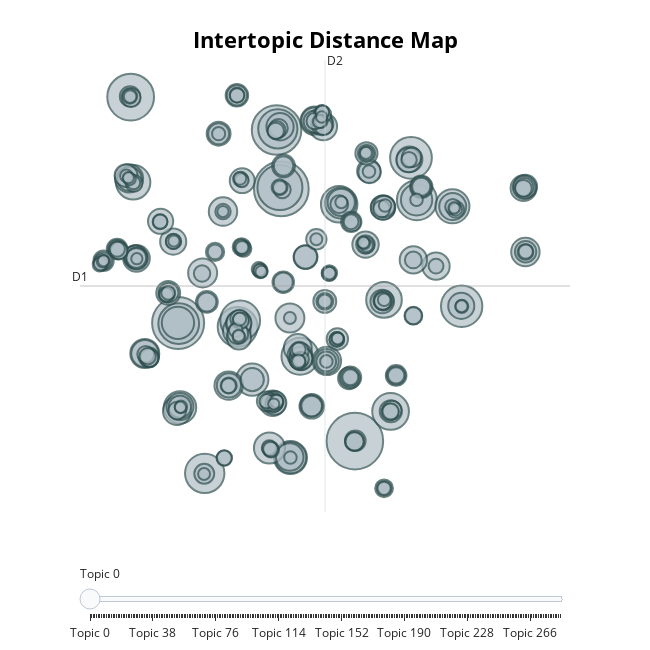

The code cell stored with this chart in its notebook:
### Markdown cell above
#### **TOPIC DISTANCE MAP** <a class="anchor" id="topic_distance"></a>

### Code cell
topic_model.visualize_topics(custom_labels=True)

### Figure 1 — Plotly figure (JSON) as saved in the notebook; plotly's stock layout.template omitted (floating-point values rounded to 4 significant figures; data arrays with more than 128 entries replaced by an {"elided": "..."} marker saying what was removed)
{"data": [{"customdata": {"elided": "285x3 mixed values"}, "hovertemplate": "<b>Topic %{customdata[0]}</b><br>%{customdata[1]}<br>Size: %{customdata[2]}", "legendgroup": "", "marker": {"color": "#B0BEC5", "line": {"color": "DarkSlateGrey", "width": 2}, "size": {"elided": "285 int values"}, "sizemode": "area", "sizeref": 0.1263, "symbol": "circle"}, "mode": "markers", "name": "", "orientation": "v", "showlegend": false, "type": "scatter", "x": {"elided": "285 float values"}, "xaxis": "x", "y": {"elided": "285 float values"}, "yaxis": "y"}], "layout": {"annotations": [{"showarrow": false, "text": "D1", "x": -11.41, "y": 3.567, "yshift": 10}, {"showarrow": false, "text": "D2", "x": 7.169, "xshift": 10, "y": 21.6}], "height": 650, "hoverlabel": {"bgcolor": "white", "font": {"family": "Rockwell", "size": 16}}, "legend": {"itemsizing": "constant", "tracegroupgap": 0}, "margin": {"t": 60}, "shapes": [{"line": {"color": "#CFD8DC", "width": 2}, "type": "line", "x0": 7.169, "x1": 7.169, "y0": -14.46, "y1": 21.6}, {"line": {"color": "#9E9E9E", "width": 2}, "type": "line", "x0": -11.41, "x1": 25.75, "y0": 3.567, "y1": 3.567}], "sliders": [{"active": 0, "pad": {"t": 50}, "steps": [{"args": [{"marker.color": {"elided": "1x285 str values"}}], "label": "Topic 0", "method": "update"}, {"args": [{"marker.color": {"elided": "1x285 str values"}}], "label": "Topic 1", "method": "update"}, {"args": [{"marker.color": {"elided": "1x285 str values"}}], "label": "Topic 2", "method": "update"}, {"args": [{"marker.color": {"elided": "1x285 str values"}}], "label": "Topic 3", "method": "update"}, {"args": [{"marker.color": {"elided": "1x285 str values"}}], "label": "Topic 4", "method": "update"}, {"args": [{"marker.color": {"elided": "1x285 str values"}}], "label": "Topic 5", "method": "update"}, {"args": [{"marker.color": {"elided": "1x285 str values"}}], "label": "Topic 6", "method": "update"}, {"args": [{"marker.color": {"elided": "1x285 str values"}}], "label": "Topic 7", "method": "update"}, {"args": [{"marker.color": {"elided": "1x285 str values"}}], "label": "Topic 8", "method": "update"}, {"args": [{"marker.color": {"elided": "1x285 str values"}}], "label": "Topic 9", "method": "update"}, {"args": [{"marker.color": {"elided": "1x285 str values"}}], "label": "Topic 10", "method": "update"}, {"args": [{"marker.color": {"elided": "1x285 str values"}}], "label": "Topic 11", "method": "update"}, {"args": [{"marker.color": {"elided": "1x285 str values"}}], "label": "Topic 12", "method": "update"}, {"args": [{"marker.color": {"elided": "1x285 str values"}}], "label": "Topic 13", "method": "update"}, {"args": [{"marker.color": {"elided": "1x285 str values"}}], "label": "Topic 14", "method": "update"}, {"args": [{"marker.color": {"elided": "1x285 str values"}}], "label": "Topic 15", "method": "update"}, {"args": [{"marker.color": {"elided": "1x285 str values"}}], "label": "Topic 16", "method": "update"}, {"args": [{"marker.color": {"elided": "1x285 str values"}}], "label": "Topic 17", "method": "update"}, {"args": [{"marker.color": {"elided": "1x285 str values"}}], "label": "Topic 18", "method": "update"}, {"args": [{"marker.color": {"elided": "1x285 str values"}}], "label": "Topic 19", "method": "update"}, {"args": [{"marker.color": {"elided": "1x285 str values"}}], "label": "Topic 20", "method": "update"}, {"args": [{"marker.color": {"elided": "1x285 str values"}}], "label": "Topic 21", "method": "update"}, {"args": [{"marker.color": {"elided": "1x285 str values"}}], "label": "Topic 22", "method": "update"}, {"args": [{"marker.color": {"elided": "1x285 str values"}}], "label": "Topic 23", "method": "update"}, {"args": [{"marker.color": {"elided": "1x285 str values"}}], "label": "Topic 24", "method": "update"}, {"args": [{"marker.color": {"elided": "1x285 str values"}}], "label": "Topic 25", "method": "update"}, {"args": [{"marker.color": {"elided": "1x285 str values"}}], "label": "Topic 26", "method": "update"}, {"args": [{"marker.color": {"elided": "1x285 str values"}}], "label": "Topic 27", "method": "update"}, {"args": [{"marker.color": {"elided": "1x285 str values"}}], "label": "Topic 28", "method": "update"}, {"args": [{"marker.color": {"elided": "1x285 str values"}}], "label": "Topic 29", "method": "update"}, {"args": [{"marker.color": {"elided": "1x285 str values"}}], "label": "Topic 30", "method": "update"}, {"args": [{"marker.color": {"elided": "1x285 str values"}}], "label": "Topic 31", "method": "update"}, {"args": [{"marker.color": {"elided": "1x285 str values"}}], "label": "Topic 32", "method": "update"}, {"args": [{"marker.color": {"elided": "1x285 str values"}}], "label": "Topic 33", "method": "update"}, {"args": [{"marker.color": {"elided": "1x285 str values"}}], "label": "Topic 34", "method": "update"}, {"args": [{"marker.color": {"elided": "1x285 str values"}}], "label": "Topic 35", "method": "update"}, {"args": [{"marker.color": {"elided": "1x285 str values"}}], "label": "Topic 36", "method": "update"}, {"args": [{"marker.color": {"elided": "1x285 str values"}}], "label": "Topic 37", "method": "update"}, {"args": [{"marker.color": {"elided": "1x285 str values"}}], "label": "Topic 38", "method": "update"}, {"args": [{"marker.color": {"elided": "1x285 str values"}}], "label": "Topic 39", "method": "update"}, {"args": [{"marker.color": {"elided": "1x285 str values"}}], "label": "Topic 40", "method": "update"}, {"args": [{"marker.color": {"elided": "1x285 str values"}}], "label": "Topic 41", "method": "update"}, {"args": [{"marker.color": {"elided": "1x285 str values"}}], "label": "Topic 42", "method": "update"}, {"args": [{"marker.color": {"elided": "1x285 str values"}}], "label": "Topic 43", "method": "update"}, {"args": [{"marker.color": {"elided": "1x285 str values"}}], "label": "Topic 44", "method": "update"}, {"args": [{"marker.color": {"elided": "1x285 str values"}}], "label": "Topic 45", "method": "update"}, {"args": [{"marker.color": {"elided": "1x285 str values"}}], "label": "Topic 46", "method": "update"}, {"args": [{"marker.color": {"elided": "1x285 str values"}}], "label": "Topic 47", "method": "update"}, {"args": [{"marker.color": {"elided": "1x285 str values"}}], "label": "Topic 48", "method": "update"}, {"args": [{"marker.color": {"elided": "1x285 str values"}}], "label": "Topic 49", "method": "update"}, {"args": [{"marker.color": {"elided": "1x285 str values"}}], "label": "Topic 50", "method": "update"}, {"args": [{"marker.color": {"elided": "1x285 str values"}}], "label": "Topic 51", "method": "update"}, {"args": [{"marker.color": {"elided": "1x285 str values"}}], "label": "Topic 52", "method": "update"}, {"args": [{"marker.color": {"elided": "1x285 str values"}}], "label": "Topic 53", "method": "update"}, {"args": [{"marker.color": {"elided": "1x285 str values"}}], "label": "Topic 54", "method": "update"}, {"args": [{"marker.color": {"elided": "1x285 str values"}}], "label": "Topic 55", "method": "update"}, {"args": [{"marker.color": {"elided": "1x285 str values"}}], "label": "Topic 56", "method": "update"}, {"args": [{"marker.color": {"elided": "1x285 str values"}}], "label": "Topic 57", "method": "update"}, {"args": [{"marker.color": {"elided": "1x285 str values"}}], "label": "Topic 58", "method": "update"}, {"args": [{"marker.color": {"elided": "1x285 str values"}}], "label": "Topic 59", "method": "update"}, {"args": [{"marker.color": {"elided": "1x285 str values"}}], "label": "Topic 60", "method": "update"}, {"args": [{"marker.color": {"elided": "1x285 str values"}}], "label": "Topic 61", "method": "update"}, {"args": [{"marker.color": {"elided": "1x285 str values"}}], "label": "Topic 62", "method": "update"}, {"args": [{"marker.color": {"elided": "1x285 str values"}}], "label": "Topic 63", "method": "update"}, {"args": [{"marker.color": {"elided": "1x285 str values"}}], "label": "Topic 64", "method": "update"}, {"args": [{"marker.color": {"elided": "1x285 str values"}}], "label": "Topic 65", "method": "update"}, {"args": [{"marker.color": {"elided": "1x285 str values"}}], "label": "Topic 66", "method": "update"}, {"args": [{"marker.color": {"elided": "1x285 str values"}}], "label": "Topic 67", "method": "update"}, {"args": [{"marker.color": {"elided": "1x285 str values"}}], "label": "Topic 68", "method": "update"}, {"args": [{"marker.color": {"elided": "1x285 str values"}}], "label": "Topic 69", "method": "update"}, {"args": [{"marker.color": {"elided": "1x285 str values"}}], "label": "Topic 70", "method": "update"}, {"args": [{"marker.color": {"elided": "1x285 str values"}}], "label": "Topic 71", "method": "update"}, {"args": [{"marker.color": {"elided": "1x285 str values"}}], "label": "Topic 72", "method": "update"}, {"args": [{"marker.color": {"elided": "1x285 str values"}}], "label": "Topic 73", "method": "update"}, {"args": [{"marker.color": {"elided": "1x285 str values"}}], "label": "Topic 74", "method": "update"}, {"args": [{"marker.color": {"elided": "1x285 str values"}}], "label": "Topic 75", "method": "update"}, {"args": [{"marker.color": {"elided": "1x285 str values"}}], "label": "Topic 76", "method": "update"}, {"args": [{"marker.color": {"elided": "1x285 str values"}}], "label": "Topic 77", "method": "update"}, {"args": [{"marker.color": {"elided": "1x285 str values"}}], "label": "Topic 78", "method": "update"}, {"args": [{"marker.color": {"elided": "1x285 str values"}}], "label": "Topic 79", "method": "update"}, {"args": [{"marker.color": {"elided": "1x285 str values"}}], "label": "Topic 80", "method": "update"}, {"args": [{"marker.color": {"elided": "1x285 str values"}}], "label": "Topic 81", "method": "update"}, {"args": [{"marker.color": {"elided": "1x285 str values"}}], "label": "Topic 82", "method": "update"}, {"args": [{"marker.color": {"elided": "1x285 str values"}}], "label": "Topic 83", "method": "update"}, {"args": [{"marker.color": {"elided": "1x285 str values"}}], "label": "Topic 84", "method": "update"}, {"args": [{"marker.color": {"elided": "1x285 str values"}}], "label": "Topic 85", "method": "update"}, {"args": [{"marker.color": {"elided": "1x285 str values"}}], "label": "Topic 86", "method": "update"}, {"args": [{"marker.color": {"elided": "1x285 str values"}}], "label": "Topic 87", "method": "update"}, {"args": [{"marker.color": {"elided": "1x285 str values"}}], "label": "Topic 88", "method": "update"}, {"args": [{"marker.color": {"elided": "1x285 str values"}}], "label": "Topic 89", "method": "update"}, {"args": [{"marker.color": {"elided": "1x285 str values"}}], "label": "Topic 90", "method": "update"}, {"args": [{"marker.color": {"elided": "1x285 str values"}}], "label": "Topic 91", "method": "update"}, {"args": [{"marker.color": {"elided": "1x285 str values"}}], "label": "Topic 92", "method": "update"}, {"args": [{"marker.color": {"elided": "1x285 str values"}}], "label": "Topic 93", "method": "update"}, {"args": [{"marker.color": {"elided": "1x285 str values"}}], "label": "Topic 94", "method": "update"}, {"args": [{"marker.color": {"elided": "1x285 str values"}}], "label": "Topic 95", "method": "update"}, {"args": [{"marker.color": {"elided": "1x285 str values"}}], "label": "Topic 96", "method": "update"}, {"args": [{"marker.color": {"elided": "1x285 str values"}}], "label": "Topic 97", "method": "update"}, {"args": [{"marker.color": {"elided": "1x285 str values"}}], "label": "Topic 98", "method": "update"}, {"args": [{"marker.color": {"elided": "1x285 str values"}}], "label": "Topic 99", "method": "update"}, {"args": [{"marker.color": {"elided": "1x285 str values"}}], "label": "Topic 100", "method": "update"}, {"args": [{"marker.color": {"elided": "1x285 str values"}}], "label": "Topic 101", "method": "update"}, {"args": [{"marker.color": {"elided": "1x285 str values"}}], "label": "Topic 102", "method": "update"}, {"args": [{"marker.color": {"elided": "1x285 str values"}}], "label": "Topic 103", "method": "update"}, {"args": [{"marker.color": {"elided": "1x285 str values"}}], "label": "Topic 104", "method": "update"}, {"args": [{"marker.color": {"elided": "1x285 str values"}}], "label": "Topic 105", "method": "update"}, {"args": [{"marker.color": {"elided": "1x285 str values"}}], "label": "Topic 106", "method": "update"}, {"args": [{"marker.color": {"elided": "1x285 str values"}}], "label": "Topic 107", "method": "update"}, {"args": [{"marker.color": {"elided": "1x285 str values"}}], "label": "Topic 108", "method": "update"}, {"args": [{"marker.color": {"elided": "1x285 str values"}}], "label": "Topic 109", "method": "update"}, {"args": [{"marker.color": {"elided": "1x285 str values"}}], "label": "Topic 110", "method": "update"}, {"args": [{"marker.color": {"elided": "1x285 str values"}}], "label": "Topic 111", "method": "update"}, {"args": [{"marker.color": {"elided": "1x285 str values"}}], "label": "Topic 112", "method": "update"}, {"args": [{"marker.color": {"elided": "1x285 str values"}}], "label": "Topic 113", "method": "update"}, {"args": [{"marker.color": {"elided": "1x285 str values"}}], "label": "Topic 114", "method": "update"}, {"args": [{"marker.color": {"elided": "1x285 str values"}}], "label": "Topic 115", "method": "update"}, {"args": [{"marker.color": {"elided": "1x285 str values"}}], "label": "Topic 116", "method": "update"}, {"args": [{"marker.color": {"elided": "1x285 str values"}}], "label": "Topic 117", "method": "update"}, {"args": [{"marker.color": {"elided": "1x285 str values"}}], "label": "Topic 118", "method": "update"}, {"args": [{"marker.color": {"elided": "1x285 str values"}}], "label": "Topic 119", "method": "update"}, {"args": [{"marker.color": {"elided": "1x285 str values"}}], "label": "Topic 120", "method": "update"}, {"args": [{"marker.color": {"elided": "1x285 str values"}}], "label": "Topic 121", "method": "update"}, {"args": [{"marker.color": {"elided": "1x285 str values"}}], "label": "Topic 122", "method": "update"}, {"args": [{"marker.color": {"elided": "1x285 str values"}}], "label": "Topic 123", "method": "update"}, {"args": [{"marker.color": {"elided": "1x285 str values"}}], "label": "Topic 124", "method": "update"}, {"args": [{"marker.color": {"elided": "1x285 str values"}}], "label": "Topic 125", "method": "update"}, {"args": [{"marker.color": {"elided": "1x285 str values"}}], "label": "Topic 126", "method": "update"}, {"args": [{"marker.color": {"elided": "1x285 str values"}}], "label": "Topic 127", "method": "update"}, {"args": [{"marker.color": {"elided": "1x285 str values"}}], "label": "Topic 128", "method": "update"}, {"args": [{"marker.color": {"elided": "1x285 str values"}}], "label": "Topic 129", "method": "update"}, {"args": [{"marker.color": {"elided": "1x285 str values"}}], "label": "Topic 130", "method": "update"}, {"args": [{"marker.color": {"elided": "1x285 str values"}}], "label": "Topic 131", "method": "update"}, {"args": [{"marker.color": {"elided": "1x285 str values"}}], "label": "Topic 132", "method": "update"}, {"args": [{"marker.color": {"elided": "1x285 str values"}}], "label": "Topic 133", "method": "update"}, {"args": [{"marker.color": {"elided": "1x285 str values"}}], "label": "Topic 134", "method": "update"}, {"args": [{"marker.color": {"elided": "1x285 str values"}}], "label": "Topic 135", "method": "update"}, {"args": [{"marker.color": {"elided": "1x285 str values"}}], "label": "Topic 136", "method": "update"}, {"args": [{"marker.color": {"elided": "1x285 str values"}}], "label": "Topic 137", "method": "update"}, {"args": [{"marker.color": {"elided": "1x285 str values"}}], "label": "Topic 138", "method": "update"}, {"args": [{"marker.color": {"elided": "1x285 str values"}}], "label": "Topic 139", "method": "update"}, {"args": [{"marker.color": {"elided": "1x285 str values"}}], "label": "Topic 140", "method": "update"}, {"args": [{"marker.color": {"elided": "1x285 str values"}}], "label": "Topic 141", "method": "update"}, {"args": [{"marker.color": {"elided": "1x285 str values"}}], "label": "Topic 142", "method": "update"}, {"args": [{"marker.color": {"elided": "1x285 str values"}}], "label": "Topic 143", "method": "update"}, {"args": [{"marker.color": {"elided": "1x285 str values"}}], "label": "Topic 144", "method": "update"}, {"args": [{"marker.color": {"elided": "1x285 str values"}}], "label": "Topic 145", "method": "update"}, {"args": [{"marker.color": {"elided": "1x285 str values"}}], "label": "Topic 146", "method": "update"}, {"args": [{"marker.color": {"elided": "1x285 str values"}}], "label": "Topic 147", "method": "update"}, {"args": [{"marker.color": {"elided": "1x285 str values"}}], "label": "Topic 148", "method": "update"}, {"args": [{"marker.color": {"elided": "1x285 str values"}}], "label": "Topic 149", "method": "update"}, {"args": [{"marker.color": {"elided": "1x285 str values"}}], "label": "Topic 150", "method": "update"}, {"args": [{"marker.color": {"elided": "1x285 str values"}}], "label": "Topic 151", "method": "update"}, {"args": [{"marker.color": {"elided": "1x285 str values"}}], "label": "Topic 152", "method": "update"}, {"args": [{"marker.color": {"elided": "1x285 str values"}}], "label": "Topic 153", "method": "update"}, {"args": [{"marker.color": {"elided": "1x285 str values"}}], "label": "Topic 154", "method": "update"}, {"args": [{"marker.color": {"elided": "1x285 str values"}}], "label": "Topic 155", "method": "update"}, {"args": [{"marker.color": {"elided": "1x285 str values"}}], "label": "Topic 156", "method": "update"}, {"args": [{"marker.color": {"elided": "1x285 str values"}}], "label": "Topic 157", "method": "update"}, {"args": [{"marker.color": {"elided": "1x285 str values"}}], "label": "Topic 158", "method": "update"}, {"args": [{"marker.color": {"elided": "1x285 str values"}}], "label": "Topic 159", "method": "update"}, {"args": [{"marker.color": {"elided": "1x285 str values"}}], "label": "Topic 160", "method": "update"}, {"args": [{"marker.color": {"elided": "1x285 str values"}}], "label": "Topic 161", "method": "update"}, {"args": [{"marker.color": {"elided": "1x285 str values"}}], "label": "Topic 162", "method": "update"}, {"args": [{"marker.color": {"elided": "1x285 str values"}}], "label": "Topic 163", "method": "update"}, {"args": [{"marker.color": {"elided": "1x285 str values"}}], "label": "Topic 164", "method": "update"}, {"args": [{"marker.color": {"elided": "1x285 str values"}}], "label": "Topic 165", "method": "update"}, {"args": [{"marker.color": {"elided": "1x285 str values"}}], "label": "Topic 166", "method": "update"}, {"args": [{"marker.color": {"elided": "1x285 str values"}}], "label": "Topic 167", "method": "update"}, {"args": [{"marker.color": {"elided": "1x285 str values"}}], "label": "Topic 168", "method": "update"}, {"args": [{"marker.color": {"elided": "1x285 str values"}}], "label": "Topic 169", "method": "update"}, {"args": [{"marker.color": {"elided": "1x285 str values"}}], "label": "Topic 170", "method": "update"}, {"args": [{"marker.color": {"elided": "1x285 str values"}}], "label": "Topic 171", "method": "update"}, {"args": [{"marker.color": {"elided": "1x285 str values"}}], "label": "Topic 172", "method": "update"}, {"args": [{"marker.color": {"elided": "1x285 str values"}}], "label": "Topic 173", "method": "update"}, {"args": [{"marker.color": {"elided": "1x285 str values"}}], "label": "Topic 174", "method": "update"}, {"args": [{"marker.color": {"elided": "1x285 str values"}}], "label": "Topic 175", "method": "update"}, {"args": [{"marker.color": {"elided": "1x285 str values"}}], "label": "Topic 176", "method": "update"}, {"args": [{"marker.color": {"elided": "1x285 str values"}}], "label": "Topic 177", "method": "update"}, {"args": [{"marker.color": {"elided": "1x285 str values"}}], "label": "Topic 178", "method": "update"}, {"args": [{"marker.color": {"elided": "1x285 str values"}}], "label": "Topic 179", "method": "update"}, {"args": [{"marker.color": {"elided": "1x285 str values"}}], "label": "Topic 180", "method": "update"}, {"args": [{"marker.color": {"elided": "1x285 str values"}}], "label": "Topic 181", "method": "update"}, {"args": [{"marker.color": {"elided": "1x285 str values"}}], "label": "Topic 182", "method": "update"}, {"args": [{"marker.color": {"elided": "1x285 str values"}}], "label": "Topic 183", "method": "update"}, {"args": [{"marker.color": {"elided": "1x285 str values"}}], "label": "Topic 184", "method": "update"}, {"args": [{"marker.color": {"elided": "1x285 str values"}}], "label": "Topic 185", "method": "update"}, {"args": [{"marker.color": {"elided": "1x285 str values"}}], "label": "Topic 186", "method": "update"}, {"args": [{"marker.color": {"elided": "1x285 str values"}}], "label": "Topic 187", "method": "update"}, {"args": [{"marker.color": {"elided": "1x285 str values"}}], "label": "Topic 188", "method": "update"}, {"args": [{"marker.color": {"elided": "1x285 str values"}}], "label": "Topic 189", "method": "update"}, {"args": [{"marker.color": {"elided": "1x285 str values"}}], "label": "Topic 190", "method": "update"}, {"args": [{"marker.color": {"elided": "1x285 str values"}}], "label": "Topic 191", "method": "update"}, {"args": [{"marker.color": {"elided": "1x285 str values"}}], "label": "Topic 192", "method": "update"}, {"args": [{"marker.color": {"elided": "1x285 str values"}}], "label": "Topic 193", "method": "update"}, {"args": [{"marker.color": {"elided": "1x285 str values"}}], "label": "Topic 194", "method": "update"}, {"args": [{"marker.color": {"elided": "1x285 str values"}}], "label": "Topic 195", "method": "update"}, {"args": [{"marker.color": {"elided": "1x285 str values"}}], "label": "Topic 196", "method": "update"}, {"args": [{"marker.color": {"elided": "1x285 str values"}}], "label": "Topic 197", "method": "update"}, {"args": [{"marker.color": {"elided": "1x285 str values"}}], "label": "Topic 198", "method": "update"}, {"args": [{"marker.color": {"elided": "1x285 str values"}}], "label": "Topic 199", "method": "update"}, {"args": [{"marker.color": {"elided": "1x285 str values"}}], "label": "Topic 200", "method": "update"}, {"args": [{"marker.color": {"elided": "1x285 str values"}}], "label": "Topic 201", "method": "update"}, {"args": [{"marker.color": {"elided": "1x285 str values"}}], "label": "Topic 202", "method": "update"}, {"args": [{"marker.color": {"elided": "1x285 str values"}}], "label": "Topic 203", "method": "update"}, {"args": [{"marker.color": {"elided": "1x285 str values"}}], "label": "Topic 204", "method": "update"}, {"args": [{"marker.color": {"elided": "1x285 str values"}}], "label": "Topic 205", "method": "update"}, {"args": [{"marker.color": {"elided": "1x285 str values"}}], "label": "Topic 206", "method": "update"}, {"args": [{"marker.color": {"elided": "1x285 str values"}}], "label": "Topic 207", "method": "update"}, {"args": [{"marker.color": {"elided": "1x285 str values"}}], "label": "Topic 208", "method": "update"}, {"args": [{"marker.color": {"elided": "1x285 str values"}}], "label": "Topic 209", "method": "update"}, {"args": [{"marker.color": {"elided": "1x285 str values"}}], "label": "Topic 210", "method": "update"}, {"args": [{"marker.color": {"elided": "1x285 str values"}}], "label": "Topic 211", "method": "update"}, {"args": [{"marker.color": {"elided": "1x285 str values"}}], "label": "Topic 212", "method": "update"}, {"args": [{"marker.color": {"elided": "1x285 str values"}}], "label": "Topic 213", "method": "update"}, {"args": [{"marker.color": {"elided": "1x285 str values"}}], "label": "Topic 214", "method": "update"}, {"args": [{"marker.color": {"elided": "1x285 str values"}}], "label": "Topic 215", "method": "update"}, {"args": [{"marker.color": {"elided": "1x285 str values"}}], "label": "Topic 216", "method": "update"}, {"args": [{"marker.color": {"elided": "1x285 str values"}}], "label": "Topic 217", "method": "update"}, {"args": [{"marker.color": {"elided": "1x285 str values"}}], "label": "Topic 218", "method": "update"}, {"args": [{"marker.color": {"elided": "1x285 str values"}}], "label": "Topic 219", "method": "update"}, {"args": [{"marker.color": {"elided": "1x285 str values"}}], "label": "Topic 220", "method": "update"}, {"args": [{"marker.color": {"elided": "1x285 str values"}}], "label": "Topic 221", "method": "update"}, {"args": [{"marker.color": {"elided": "1x285 str values"}}], "label": "Topic 222", "method": "update"}, {"args": [{"marker.color": {"elided": "1x285 str values"}}], "label": "Topic 223", "method": "update"}, {"args": [{"marker.color": {"elided": "1x285 str values"}}], "label": "Topic 224", "method": "update"}, {"args": [{"marker.color": {"elided": "1x285 str values"}}], "label": "Topic 225", "method": "update"}, {"args": [{"marker.color": {"elided": "1x285 str values"}}], "label": "Topic 226", "method": "update"}, {"args": [{"marker.color": {"elided": "1x285 str values"}}], "label": "Topic 227", "method": "update"}, {"args": [{"marker.color": {"elided": "1x285 str values"}}], "label": "Topic 228", "method": "update"}, {"args": [{"marker.color": {"elided": "1x285 str values"}}], "label": "Topic 229", "method": "update"}, {"args": [{"marker.color": {"elided": "1x285 str values"}}], "label": "Topic 230", "method": "update"}, {"args": [{"marker.color": {"elided": "1x285 str values"}}], "label": "Topic 231", "method": "update"}, {"args": [{"marker.color": {"elided": "1x285 str values"}}], "label": "Topic 232", "method": "update"}, {"args": [{"marker.color": {"elided": "1x285 str values"}}], "label": "Topic 233", "method": "update"}, {"args": [{"marker.color": {"elided": "1x285 str values"}}], "label": "Topic 234", "method": "update"}, {"args": [{"marker.color": {"elided": "1x285 str values"}}], "label": "Topic 235", "method": "update"}, {"args": [{"marker.color": {"elided": "1x285 str values"}}], "label": "Topic 236", "method": "update"}, {"args": [{"marker.color": {"elided": "1x285 str values"}}], "label": "Topic 237", "method": "update"}, {"args": [{"marker.color": {"elided": "1x285 str values"}}], "label": "Topic 238", "method": "update"}, {"args": [{"marker.color": {"elided": "1x285 str values"}}], "label": "Topic 239", "method": "update"}, {"args": [{"marker.color": {"elided": "1x285 str values"}}], "label": "Topic 240", "method": "update"}, {"args": [{"marker.color": {"elided": "1x285 str values"}}], "label": "Topic 241", "method": "update"}, {"args": [{"marker.color": {"elided": "1x285 str values"}}], "label": "Topic 242", "method": "update"}, {"args": [{"marker.color": {"elided": "1x285 str values"}}], "label": "Topic 243", "method": "update"}, {"args": [{"marker.color": {"elided": "1x285 str values"}}], "label": "Topic 244", "method": "update"}, {"args": [{"marker.color": {"elided": "1x285 str values"}}], "label": "Topic 245", "method": "update"}, {"args": [{"marker.color": {"elided": "1x285 str values"}}], "label": "Topic 246", "method": "update"}, {"args": [{"marker.color": {"elided": "1x285 str values"}}], "label": "Topic 247", "method": "update"}, {"args": [{"marker.color": {"elided": "1x285 str values"}}], "label": "Topic 248", "method": "update"}, {"args": [{"marker.color": {"elided": "1x285 str values"}}], "label": "Topic 249", "method": "update"}, {"args": [{"marker.color": {"elided": "1x285 str values"}}], "label": "Topic 250", "method": "update"}, {"args": [{"marker.color": {"elided": "1x285 str values"}}], "label": "Topic 251", "method": "update"}, {"args": [{"marker.color": {"elided": "1x285 str values"}}], "label": "Topic 252", "method": "update"}, {"args": [{"marker.color": {"elided": "1x285 str values"}}], "label": "Topic 253", "method": "update"}, {"args": [{"marker.color": {"elided": "1x285 str values"}}], "label": "Topic 254", "method": "update"}, {"args": [{"marker.color": {"elided": "1x285 str values"}}], "label": "Topic 255", "method": "update"}, {"args": [{"marker.color": {"elided": "1x285 str values"}}], "label": "Topic 256", "method": "update"}, {"args": [{"marker.color": {"elided": "1x285 str values"}}], "label": "Topic 257", "method": "update"}, {"args": [{"marker.color": {"elided": "1x285 str values"}}], "label": "Topic 258", "method": "update"}, {"args": [{"marker.color": {"elided": "1x285 str values"}}], "label": "Topic 259", "method": "update"}, {"args": [{"marker.color": {"elided": "1x285 str values"}}], "label": "Topic 260", "method": "update"}, {"args": [{"marker.color": {"elided": "1x285 str values"}}], "label": "Topic 261", "method": "update"}, {"args": [{"marker.color": {"elided": "1x285 str values"}}], "label": "Topic 262", "method": "update"}, {"args": [{"marker.color": {"elided": "1x285 str values"}}], "label": "Topic 263", "method": "update"}, {"args": [{"marker.color": {"elided": "1x285 str values"}}], "label": "Topic 264", "method": "update"}, {"args": [{"marker.color": {"elided": "1x285 str values"}}], "label": "Topic 265", "method": "update"}, {"args": [{"marker.color": {"elided": "1x285 str values"}}], "label": "Topic 266", "method": "update"}, {"args": [{"marker.color": {"elided": "1x285 str values"}}], "label": "Topic 267", "method": "update"}, {"args": [{"marker.color": {"elided": "1x285 str values"}}], "label": "Topic 268", "method": "update"}, {"args": [{"marker.color": {"elided": "1x285 str values"}}], "label": "Topic 269", "method": "update"}, {"args": [{"marker.color": {"elided": "1x285 str values"}}], "label": "Topic 270", "method": "update"}, {"args": [{"marker.color": {"elided": "1x285 str values"}}], "label": "Topic 271", "method": "update"}, {"args": [{"marker.color": {"elided": "1x285 str values"}}], "label": "Topic 272", "method": "update"}, {"args": [{"marker.color": {"elided": "1x285 str values"}}], "label": "Topic 273", "method": "update"}, {"args": [{"marker.color": {"elided": "1x285 str values"}}], "label": "Topic 274", "method": "update"}, {"args": [{"marker.color": {"elided": "1x285 str values"}}], "label": "Topic 275", "method": "update"}, {"args": [{"marker.color": {"elided": "1x285 str values"}}], "label": "Topic 276", "method": "update"}, {"args": [{"marker.color": {"elided": "1x285 str values"}}], "label": "Topic 277", "method": "update"}, {"args": [{"marker.color": {"elided": "1x285 str values"}}], "label": "Topic 278", "method": "update"}, {"args": [{"marker.color": {"elided": "1x285 str values"}}], "label": "Topic 279", "method": "update"}, {"args": [{"marker.color": {"elided": "1x285 str values"}}], "label": "Topic 280", "method": "update"}, {"args": [{"marker.color": {"elided": "1x285 str values"}}], "label": "Topic 281", "method": "update"}, {"args": [{"marker.color": {"elided": "1x285 str values"}}], "label": "Topic 282", "method": "update"}, {"args": [{"marker.color": {"elided": "1x285 str values"}}], "label": "Topic 283", "method": "update"}, {"args": [{"marker.color": {"elided": "1x285 str values"}}], "label": "Topic 284", "method": "update"}]}], "title": {"font": {"color": "Black", "size": 22}, "text": "<b>Intertopic Distance Map</b>", "x": 0.5, "xanchor": "center", "y": 0.95, "yanchor": "top"}, "width": 650, "xaxis": {"anchor": "y", "domain": [0, 1], "range": [-11.41, 25.75], "title": {"text": ""}, "visible": false}, "yaxis": {"anchor": "x", "domain": [0, 1], "range": [-14.46, 21.6], "title": {"text": ""}, "visible": false}}}
